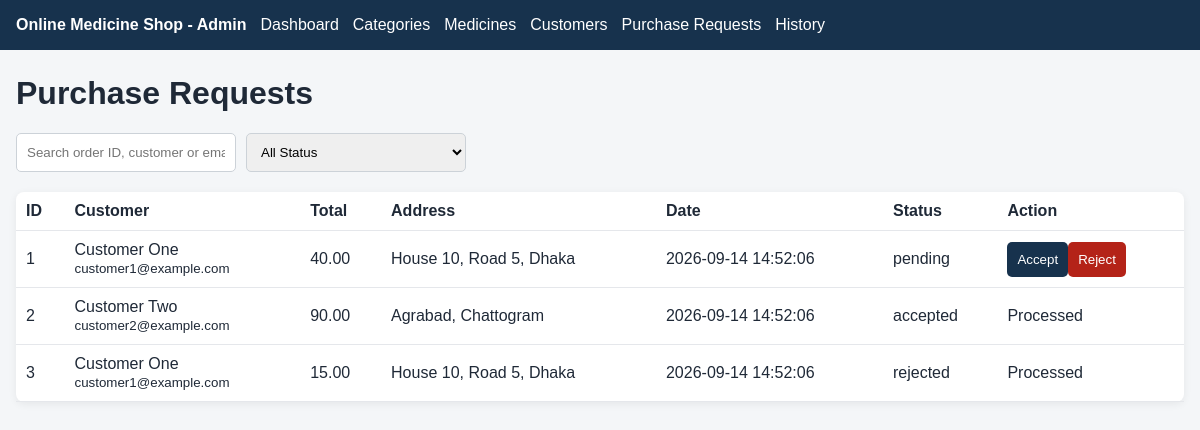
Page /index.php?action=orders on the committed database.
### tables this page shows
CREATE TABLE orders (
    id INT NOT NULL AUTO_INCREMENT,
    user_id INT NOT NULL,
    total_amount DECIMAL(10,2) NOT NULL DEFAULT 0.00,
    shipping_address TEXT NOT NULL,
    status ENUM('pending','accepted','rejected') NOT NULL DEFAULT 'pending',
    order_date TIMESTAMP NOT NULL DEFAULT CURRENT_TIMESTAMP,
    PRIMARY KEY (id),
    KEY idx_orders_user (user_id),
    KEY idx_orders_status (status),
    CONSTRAINT fk_orders_user
        FOREIGN KEY (user_id)
        REFERENCES users(id)
        ON UPDATE CASCADE
        ON DELETE CASCADE
);

CREATE TABLE users (
    id INT NOT NULL AUTO_INCREMENT,
    name VARCHAR(100) NOT NULL,
    email VARCHAR(150) NOT NULL,
    password_hash VARCHAR(255) NOT NULL,
    role ENUM('admin','customer') NOT NULL DEFAULT 'customer',
    address TEXT NULL,
    phone VARCHAR(30) NULL,
    created_at TIMESTAMP NOT NULL DEFAULT CURRENT_TIMESTAMP,
    PRIMARY KEY (id),
    UNIQUE KEY uq_users_email (email)
);

### Control/BaseController.php (called while the page is built, shortened)
<?php
abstract class BaseController {
    protected function view(string $path, array $data = []): void { extract($data); require __DIR__ . '/../View/' . $path . '.php'; }
}

### Control/OrderController.php (called while the page is built, shortened)
<?php
class OrderController extends BaseController
{
    private Order $model;
    public function __construct()
    {
        $this->model = new Order($this->db);
    }
    public function index(): void
    {
        $this->view('orders/index', [
            'rows' => $this->model->all()
        ]);
    }
}

### public/index.php (called while the page is built, shortened)
<?php
require_once __DIR__ . '/../config/auth.php';
require_once __DIR__ . '/../Model/Order.php';
require_once __DIR__ . '/../Control/BaseController.php';
require_once __DIR__ . '/../Control/OrderController.php';
$action = $_GET['action'] ?? 'dashboard';
$routes = [
    'dashboard' => [DashboardController::class, 'index'],
    'categories' => [CategoryController::class, 'index'],
    'category_save' => [CategoryController::class, 'save'],
    'category_edit' => [CategoryController::class, 'edit'],
    'category_delete' => [CategoryController::class, 'delete'],
    'medicines' => [MedicineController::class, 'index'],
    'medicine_save' => [MedicineController::class, 'save'],
    'medicine_edit' => [MedicineController::class, 'edit'],
    'medicine_delete' => [MedicineController::class, 'delete'],
    'medicine_details' => [MedicineController::class, 'details'],
    'medicine_search_api' => [MedicineController::class, 'searchApi'],
    'customers' => [CustomerController::class, 'index'],
    'customer_edit' => [CustomerController::class, 'edit'],
    'customer_save' => [CustomerController::class, 'save'],
    'customer_delete' => [CustomerController::class, 'delete'],
    'customer_details' => [CustomerController::class, 'details'],
    'customer_search_api' => [CustomerController::class, 'searchApi'],
    'orders' => [OrderController::class, 'index'],
    'order_status_api' => [OrderController::class, 'updateStatusApi'],
    'order_search_api' => [OrderController::class, 'searchApi'],
    'history' => [OrderController::class, 'history']
];
[$class, $method] = $routes[$action];
$controller = new $class();
$controller->$method();

### config/auth.php (called while the page is built, shortened)
<?php
function csrfToken(): string {
    return $_SESSION['csrf_token'];
}
function e($value): string {
    return htmlspecialchars((string)$value, ENT_QUOTES, 'UTF-8');
}

### Model/Order.php (called while the page is built, shortened)
<?php
class Order {
    public function all(): array {
        return $this->search("", "all");
    }
    public function search(string $q,string $status): array {
        $sql="SELECT o.*,u.name customer_name,u.email FROM orders o JOIN users u ON u.id=o.user_id WHERE 1=1";
        $v=[];
        $sql.=" ORDER BY o.order_date DESC";
        $s=$this->db->prepare($sql);$s->execute($v);return $s->fetchAll();
    }
}

### View/orders/index.php (the view)
<?php require __DIR__."/../layouts/header.php"; ?>
<h1>Purchase Requests</h1>
<div class="toolbar"><input id="orderSearch" placeholder="Search order ID, customer or email">
<select id="orderStatusFilter"><option value="all">All Status</option><option value="pending">Pending</option><option value="accepted">Accepted</option><option value="rejected">Rejected</option></select></div>
<table id="ordersTable" data-csrf="<?=csrfToken()?>"><thead><tr><th>ID</th><th>Customer</th><th>Total</th><th>Address</th><th>Date</th><th>Status</th><th>Action</th></tr></thead>
<tbody><?php foreach($rows as $r): ?><tr data-order="<?=$r['id']?>">
<td><?=$r['id']?></td><td><?=e($r['customer_name'])?><br><small><?=e($r['email'])?></small></td><td><?=e($r['total_amount'])?></td>
<td><?=e($r['shipping_address'])?></td><td><?=e($r['order_date'])?></td><td class="status"><?=e($r['status'])?></td>
<td><?php if($r['status']==='pending'): ?><button class="status-btn" data-status="accepted">Accept</button><button class="status-btn danger" data-status="rejected">Reject</button><?php else: ?>Processed<?php endif; ?></td>
</tr><?php endforeach; ?></tbody></table>
<?php require __DIR__."/../layouts/footer.php"; ?>

### public/assets/css/style.css (style rules this page uses)
* { box-sizing:border-box }
body { margin:0;font-family:Arial,sans-serif;background:#f4f6f8;color:#1f2937 }
.card,.form,table { background:#fff;border-radius:8px;box-shadow:0 2px 8px #0001 }
input,select,textarea,button { padding:10px;border:1px solid #ccd2d8;border-radius:5px }
button { background:#17324d;color:#fff;border:0;cursor:pointer }
.danger { background:#b42318 }
table { width:100%;border-collapse:collapse;margin-top:20px }
th,td { padding:10px;border-bottom:1px solid #e5e7eb;text-align:left }
.toolbar { display:flex;gap:10px;flex-wrap:wrap;margin:14px 0 }
.toolbar input,.toolbar select { min-width:220px }

### rows in the picture
orders: id "1", user.name "Customer One", user.email "customer1@example.com", total_amount "40.00", shipping_address "House 10, Road 5, Dhaka", order_date "2026-09-14 14:52:06", status "pending", shows "Accept"
orders: id "2", user.name "Customer Two", user.email "customer2@example.com", total_amount "90.00", shipping_address "Agrabad, Chattogram", order_date "2026-09-14 14:52:06", status "accepted", shows "Processed"
orders: id "3", user.name "Customer One", user.email "customer1@example.com", total_amount "15.00", shipping_address "House 10, Road 5, Dhaka", order_date "2026-09-14 14:52:06", status "rejected", shows "Processed"
